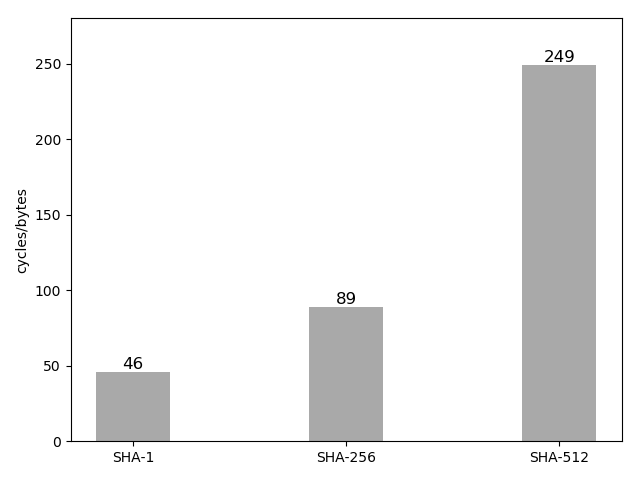

This chart was generated by the following Python code:

import numpy as np
import matplotlib.pyplot as plt

sha = (46, 89, 249)

fig, x = plt.subplots()

index = np.arange(3)
# 宽度
bar_width = 0.35

# 透明度
opacity = 1
# 颜色说明
# https://matplotlib.org/gallery/color/named_colors.html#sphx-glr-gallery-color-named-colors-py
# 推荐选择 darkgray gray dimgray

plt.bar(index, sha, bar_width, alpha=opacity, color='darkgray')
# plt.bar(index + bar_width, sha, bar_width, alpha=opacity, color='dimgray')

plt.ylabel('cycles/bytes')

plt.xticks(index, ('SHA-1', 'SHA-256', 'SHA-512'))
# plt.legend()

# 增加Y轴范围保证 SHA512位置
plt.ylim(0, 280)


for a, b in zip(index, sha):
    plt.text(a, b + 0.1, '%.0f' % b, ha='center', va='bottom', fontsize='12')


plt.tight_layout()
plt.show()
